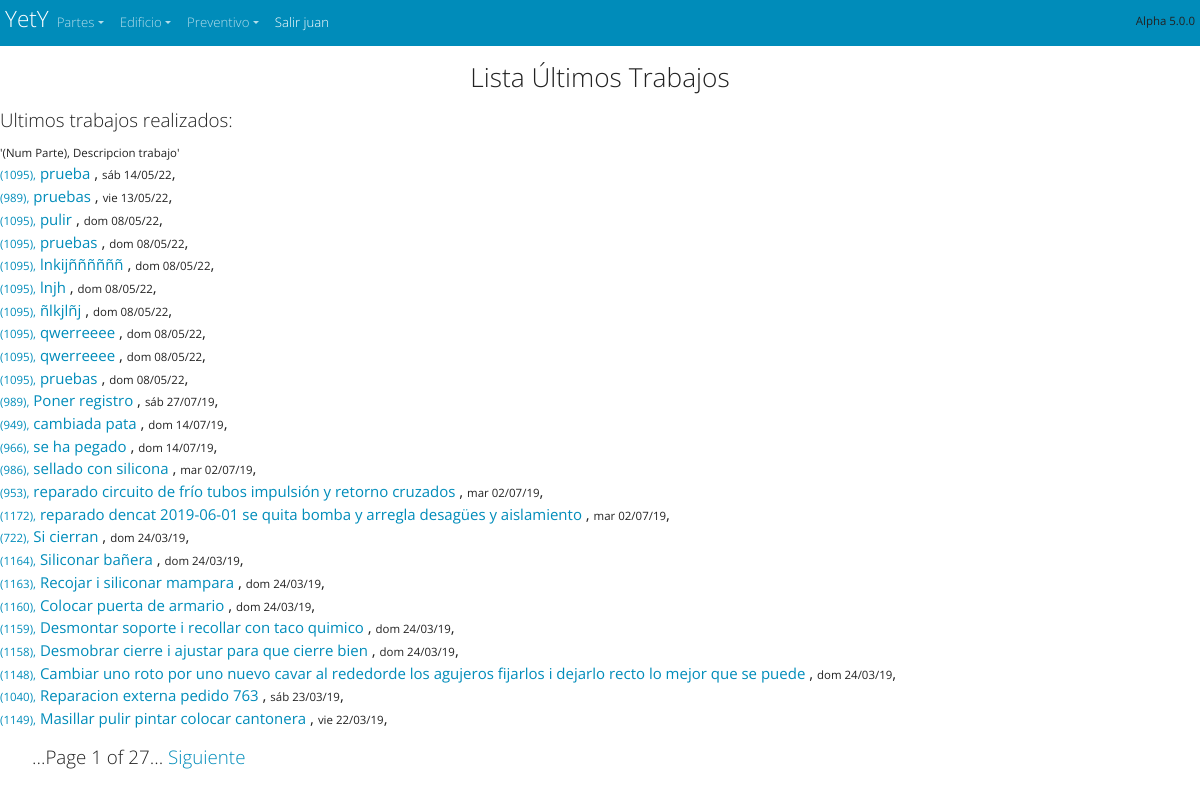
/partes/trabajo/listado (signed in), run on the app's committed database.
### partes/models.py (models this page shows, shortened)
class Ot_Trabajos(models.Model):
    num_tra=models.AutoField(primary_key=True,verbose_name='Numero TRA', help_text="Numero de Trabajo")
    num_ot_tra=models.ForeignKey('Ot_Parte',verbose_name='Num de parte', help_text="Num de parte",on_delete=models.CASCADE)
    descripcion_tra=models.CharField(max_length=300,verbose_name='Descripción', help_text="Descripción del Trabajo")
    fecha_tra=models.DateField(auto_now_add=True,verbose_name='Fecha del trabajo')
    fecha_cambio_tra=models.DateField(auto_now=True,verbose_name='Fecha del ultimo cambio')
    fecha_hora_cambio_tra=models.DateTimeField(auto_now=True,verbose_name='Fecha y hora del ultimo cambio')
    Usuario_tra=models.ForeignKey(User,related_name="Usuario_tra",default=1,on_delete=models.SET_NULL, null=True,blank=False,help_text="usuario que ha hecho este trabajo")
    class Meta:
        ordering = ["-fecha_cambio_tra"]

class Ot_Parte(models.Model):
    num_ot=models.AutoField(primary_key=True, verbose_name='numero de Ot', help_text="numero de orden de trabajo")
    ubicacion_ot=models.ForeignKey('Ot_Ubicaciones',max_length=30,verbose_name='Ubicación', help_text="Numero de Habitación o ubicación",on_delete=models.SET_NULL,null=True)
    elemento_ot =models.ForeignKey('Ot_Elementos',  max_length=30,verbose_name='Elemento',  help_text="Elemento, Objeto o Aparato",      on_delete=models.SET_NULL,null=True)
    descripcion_ot=models.CharField(max_length=300,verbose_name='Descripción', help_text="Descripción del problema")
    fecha_ot=models.DateField(auto_now_add=True,verbose_name='Fecha del parte')
    fecha_cambio_ot=models.DateField(auto_now=True,verbose_name='Fecha del ultimo cambio')
    fecha_hora_cambio_ot=models.DateTimeField(auto_now=True,verbose_name='Fecha y hora del ultimo cambio')
    fecha_hora_terminado_ot=models.DateTimeField(null=True,blank=True, verbose_name='Fecha y hora de la terminacion del parte', )
    PRIORIDADES=(('1','Urgente') ,('2','Provoca daños') , ('3','Molesta al cliente' ), ('4', 'Mala imagen' ),('5','Legal'))
    prioridad_ot=models.CharField(max_length=30, blank=True, default='1',choices=PRIORIDADES)
    ESTADOS_DE_OT=[ ('Pendiente','Pendiente'),('En Curso','En Curso'),('Terminado','Terminado'), ("Inversion","Inversion"), ('En espera','En espera'), ("Otro","Otro")]
    estado_ot=models.CharField (max_length=30,default='Pendiente', choices=ESTADOS_DE_OT)
    RECURSOS_PROP_O_EXT=[('Propios','Recursos Propios'), ('externos','Recursos externos'),('mixtos','mixtos') ]
    recursos_ot=models.CharField (max_length=30,default='Propios', choices=RECURSOS_PROP_O_EXT)#(Recursos propios o externos)
    etiqueta_ot=models.CharField( default='',blank=True, max_length=30,help_text="Poner una etiqueta a este parte")
    notas_ot=models.CharField(default='',max_length=30, blank=True, help_text="Poner una nota a este parte") #        falta por definir (Nota para relacionar)
    CORRECTIVO_PREVENTIVO_LEGAL_SERVICIO=[('Correctivo','Correctivo'),('Preventivo','Preventivo'),('Legal','Legal'),('Servicio o Ayuda','Servicio o Ayuda'),('Atencion cliente','Atencion cliente')]
    tipo_aviso_ot=models.CharField(max_length=30,default='Correctivo',choices=CORRECTIVO_PREVENTIVO_LEGAL_SERVICIO) # correctivo, preventivo, servicio
    Usuario_ot=models.ForeignKey(User,related_name="Usuario_ot",default=1,on_delete=models.SET_NULL, null=True,blank=True,help_text="usuario que ha hecho este parte")
    Tecnico_ot=models.ForeignKey(User,related_name="Tecnico_ot",default=1,on_delete=models.SET_NULL, null=True,blank=True, help_text="Tecnico que tiene este parte")
    Tecnico_fin_parte_ot=models.ForeignKey(User,related_name="Tecnico_fin_parte_ot",default=1,on_delete=models.SET_NULL, null=True,blank=True,  help_text="Tecnico que tiene este parte")
    borrame_ot=models.CharField(default='',max_length=30, blank=True, help_text="Poner una nota a este parte") #        falta por definir (Nota para relacionar)
    def __str__(self):
        return '{}'.format(self.num_ot)
    class Meta:
        ordering = ["-num_ot"]

### partes/views.py (the view)
class ListaTrab(ListView):#Ultimos trabajos realizados
    model = Ot_Trabajos
    paginate_by = 25
    ordering = ['-fecha_cambio_tra','-num_tra']
    template_name = 'ot_trabajos_list.html'

### partes/templates/ot_trabajos_list.html
{% extends "start.html" %}
{% block content %}
  <ul class="list-unstyled">
        <h3>Lista Últimos Trabajos </h3>
        <h5>Ultimos trabajos realizados: </h5>
        <small><small> '(Num Parte),  Descripcion trabajo' </small></small>
      {% for Ot_Trabajos in object_list %}
        <li>
          <a  href="/partes/{{ Ot_Trabajos.num_ot_tra }} "> <small><small>({{ Ot_Trabajos.num_ot_tra }}),</small></small></a>
          <a  href="/partes/trabajo/{{ Ot_Trabajos.num_tra }}/{{ Ot_Trabajos.num_ot_tra }} ">{{ Ot_Trabajos.descripcion_tra }}</a>
         ,
          <small><small>{{ Ot_Trabajos.fecha_cambio_tra|date:"D d/m/y" }}</small></small>,
        </li>
      {% endfor %}
  </ul>
{% endblock %}

### cabecera/templates/navbar_start.html (shortened to what this page needs)
<body>
  <nav  class="navbar navbar-expand navbar-dark bg-primary" style="margin: 0px; padding: 5px" >
    <div class="container-fluid">
      <a  class="navbar-brand" style="margin: 0px; padding: 0px" href="/"><hgroup style="margin: 0px; padding: 0px"><h4 >YetY </h4>  </hgroup></a>
      {% if  user.is_authenticated %}
  <div  class="collapse navbar-collapse" id="navbarColor01">
        <ul class="navbar-nav me-auto">
          <li class="nav-item dropdown">
            <a class="nav-link dropdown-toggle" data-bs-toggle="dropdown" href="#" role="button" aria-haspopup="true" aria-expanded="false">Partes</a>
          </li>
          <li class="nav-item dropdown">
            <a class="nav-link dropdown-toggle" data-bs-toggle="dropdown" href="#" role="button" aria-haspopup="true" aria-expanded="false">Edificio</a>
          </li>
          <li class="nav-item dropdown">
            <a class="nav-link dropdown-toggle" data-bs-toggle="dropdown" href="#" role="button" aria-haspopup="true" aria-expanded="false">Preventivo</a>
          </li>
          <li class="nav-item active">
            <a class="nav-link " href="/accounts/logout/ " >Salir {{ user }}</a>
          </li>
        </ul>
        <h6> <small><small> Alpha 5.0.0  </small></small></h6>
      </div>
    </div>
    {% endif %}
  </nav>
</body>

### cabecera/static/css/start.css (style rules this page uses)
h1, h2, h3 { text-align: center; margin: 1rem; }

### data on the page
Ot_Trabajos: num_ot_tra "1095", descripcion_tra "prueba", fecha_cambio_tra "sáb 14/05/22"
Ot_Trabajos: num_ot_tra "989", descripcion_tra "pruebas", fecha_cambio_tra "vie 13/05/22"
Ot_Trabajos: num_ot_tra "1095", descripcion_tra "pulir", fecha_cambio_tra "dom 08/05/22"
Ot_Trabajos: num_ot_tra "1095", descripcion_tra "pruebas", fecha_cambio_tra "dom 08/05/22"
Ot_Trabajos: num_ot_tra "1095", descripcion_tra "lnkijññññññ", fecha_cambio_tra "dom 08/05/22"
Ot_Trabajos: num_ot_tra "1095", descripcion_tra "lnjh", fecha_cambio_tra "dom 08/05/22"
Ot_Trabajos: num_ot_tra "1095", descripcion_tra "ñlkjlñj", fecha_cambio_tra "dom 08/05/22"
Ot_Trabajos: num_ot_tra "1095", descripcion_tra "qwerreeee", fecha_cambio_tra "dom 08/05/22"
Ot_Trabajos: num_ot_tra "1095", descripcion_tra "qwerreeee", fecha_cambio_tra "dom 08/05/22"
Ot_Trabajos: num_ot_tra "1095", descripcion_tra "pruebas", fecha_cambio_tra "dom 08/05/22"
Ot_Trabajos: num_ot_tra "989", descripcion_tra "Poner registro", fecha_cambio_tra "sáb 27/07/19"
Ot_Trabajos: num_ot_tra "949", descripcion_tra "cambiada pata", fecha_cambio_tra "dom 14/07/19"
Ot_Trabajos: num_ot_tra "966", descripcion_tra "se ha pegado", fecha_cambio_tra "dom 14/07/19"
Ot_Trabajos: num_ot_tra "986", descripcion_tra "sellado con silicona", fecha_cambio_tra "mar 02/07/19"
Ot_Trabajos: num_ot_tra "953", descripcion_tra "reparado circuito de frío tubos impulsión y retorno cruzados", fecha_cambio_tra "mar 02/07/19"
Ot_Trabajos: num_ot_tra "1172", descripcion_tra "reparado dencat 2019-06-01 se quita bomba y arregla desagües y aislamiento", fecha_cambio_tra "mar 02/07/19"
Ot_Trabajos: num_ot_tra "722", descripcion_tra "Si cierran", fecha_cambio_tra "dom 24/03/19"
Ot_Trabajos: num_ot_tra "1164", descripcion_tra "Siliconar bañera", fecha_cambio_tra "dom 24/03/19"
Ot_Trabajos: num_ot_tra "1163", descripcion_tra "Recojar i siliconar mampara", fecha_cambio_tra "dom 24/03/19"
Ot_Trabajos: num_ot_tra "1160", descripcion_tra "Colocar puerta de armario", fecha_cambio_tra "dom 24/03/19"
Ot_Trabajos: num_ot_tra "1159", descripcion_tra "Desmontar soporte i recollar con taco quimico", fecha_cambio_tra "dom 24/03/19"
Ot_Trabajos: num_ot_tra "1158", descripcion_tra "Desmobrar cierre i ajustar para que cierre bien", fecha_cambio_tra "dom 24/03/19"
Ot_Trabajos: num_ot_tra "1148", descripcion_tra "Cambiar uno roto por uno nuevo cavar al rededorde los agujeros fijarlos i dejarlo recto lo mejor que se puede", fecha_cambio_tra "dom 24/03/19"
Ot_Trabajos: num_ot_tra "1040", descripcion_tra "Reparacion externa pedido 763", fecha_cambio_tra "sáb 23/03/19"
Ot_Trabajos: num_ot_tra "1149", descripcion_tra "Masillar pulir pintar colocar cantonera", fecha_cambio_tra "vie 22/03/19"

### other printed values
{{ user }} "juan"
{{ page_obj.number }} "1"
{{ page_obj.paginator.num_pages }} "27"
